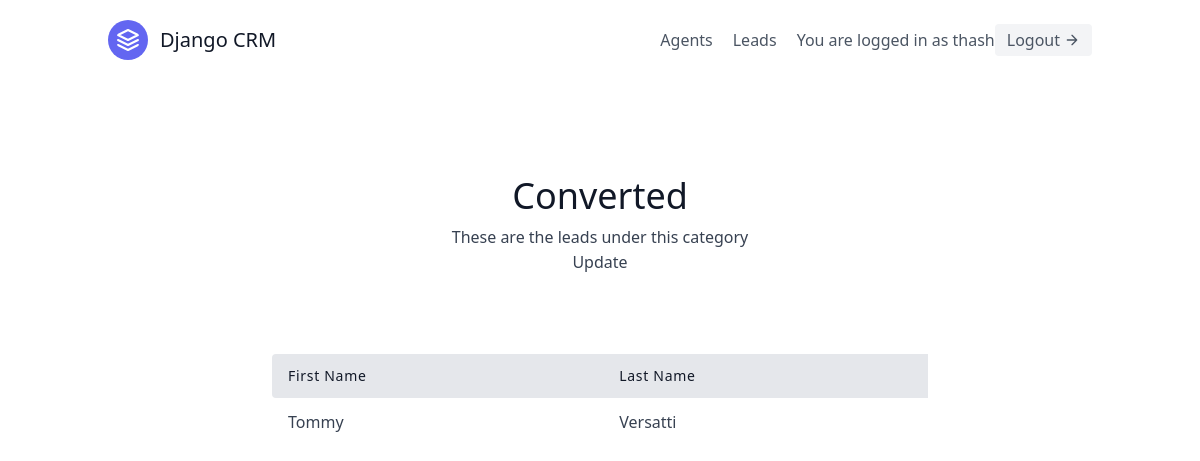
The app's page /leads/categories/2/ (signed in), older data.
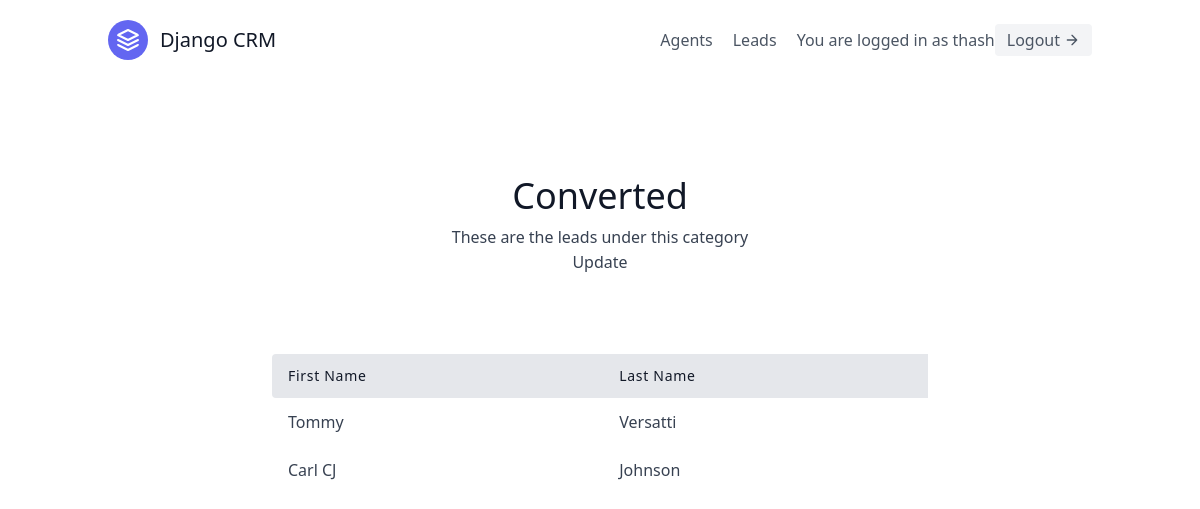
The same page, newer data.
### leads/models.py (models this page shows, shortened)
class Lead(models.Model):
    first_name = models.CharField(max_length=20)
    last_name = models.CharField(max_length=20)
    age = models.IntegerField(default=0)
    agent = models.ForeignKey(Agent, null=True, blank=True, on_delete=models.SET_NULL)
    organisation = models.ForeignKey(UserProfile, on_delete=models.CASCADE)
    category = models.ForeignKey("Category", related_name="leads",  null=True, blank=True, on_delete=models.SET_NULL)
    description = models.TextField()
    date_added = models.DateTimeField(auto_now_add=True)
    phone_number = models.CharField(max_length=20)
    email = models.EmailField()

### leads/views.py (the view)
# urls.py: path('categories/<int:pk>/', views.CategoryDetailView.as_view(), name='category-detail'),
class CategoryDetailView(LoginRequiredMixin, generic.DetailView):
    template_name = "leads/category_detail.html"
    context_object_name = "category"
    def get_queryset(self):
        user = self.request.user
        if user.is_organiser:
            queryset = Category.objects.filter(organisation=user.userprofile)
        else:
            queryset = Category.objects.filter(organisation=user.agent.organisation)
        return queryset

### leads/templates/leads/category_detail.html
{% extends "base.html" %}
{% block content %}
<section class="text-gray-700 body-font">
    <div class="container px-5 py-24 mx-auto">
      <div class="flex flex-col text-center w-full mb-20">
        <h1 class="sm:text-4xl text-3xl font-medium title-font mb-2 text-gray-900">
            {{ category.name }}
        </h1>
        <p class="lg:w-2/3 mx-auto leading-relaxed text-base">
            These are the leads under this category
        </p>
        <a href="{% url 'leads:category-update' category.pk %}" class="hover:text-blue-500">Update</a>
      </div>
      <div class="lg:w-2/3 w-full mx-auto overflow-auto">
        <table class="table-auto w-full text-left whitespace-no-wrap">
          <thead>
            <tr>
                <th class="px-4 py-3 title-font tracking-wider font-medium text-gray-900 text-sm bg-gray-200 rounded-tl rounded-bl">
                    First Name
                </th>
                <th class="px-4 py-3 title-font tracking-wider font-medium text-gray-900 text-sm bg-gray-200">
                    Last Name
                </th>
            </tr>
          </thead>
          <tbody>
            {% for lead in category.leads.all %}
                <tr>
                    <td class="px-4 py-3">
                      <a class="hover:text-blue-500" href="{% url 'leads:detail' lead.pk %}">{{ lead.first_name }}</a>
                    </td>
                    <td class="px-4 py-3">{{ lead.last_name }}</td>
                </tr>
            {% endfor %}
          </tbody>
        </table>
      </div>
    </div>
</section>
{% endblock content %}

Row changes from the older to the newer data that the page shows:
now on this page (row edited): Lead: first_name "Carl CJ", last_name "Johnson"
